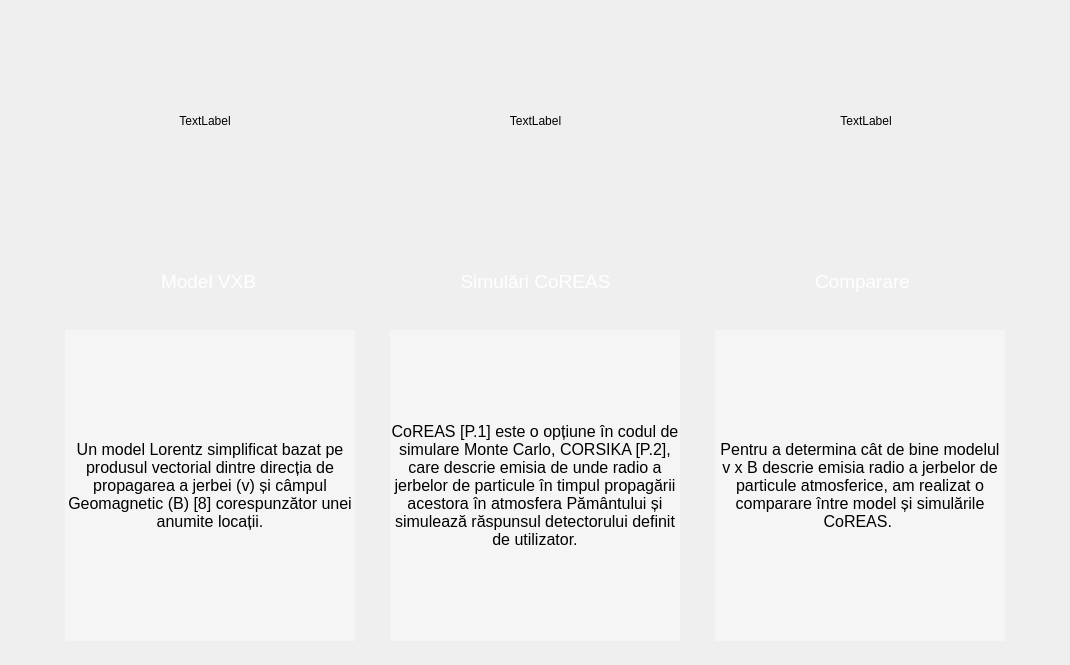
<?xml version="1.0" encoding="UTF-8"?>
<ui version="4.0">
 <class>Dialogr10</class>
 <widget class="QDialog" name="Dialogr10">
  <property name="geometry">
   <rect>
    <x>0</x>
    <y>0</y>
    <width>1070</width>
    <height>665</height>
   </rect>
  </property>
  <property name="windowTitle">
   <string>Dialog</string>
  </property>
  <property name="styleSheet">
   <string notr="true">#Dialogr10{
background-color: url transparent;
border-image: url(:bk1.jpg);
background: none;
border:  none;
background-repeat: none;
}</string>
  </property>
  <widget class="QWidget" name="layoutWidget">
   <property name="geometry">
    <rect>
     <x>30</x>
     <y>230</y>
     <width>1011</width>
     <height>102</height>
    </rect>
   </property>
   <layout class="QHBoxLayout" name="horizontalLayout">
    <property name="spacing">
     <number>20</number>
    </property>
    <property name="leftMargin">
     <number>25</number>
    </property>
    <property name="rightMargin">
     <number>25</number>
    </property>
    <item>
     <widget class="QPushButton" name="pushButton">
      <property name="minimumSize">
       <size>
        <width>0</width>
        <height>100</height>
       </size>
      </property>
      <property name="palette">
       <palette>
        <active>
         <colorrole role="ButtonText">
          <brush brushstyle="SolidPattern">
           <color alpha="255">
            <red>255</red>
            <green>255</green>
            <blue>255</blue>
           </color>
          </brush>
         </colorrole>
        </active>
        <inactive>
         <colorrole role="ButtonText">
          <brush brushstyle="SolidPattern">
           <color alpha="255">
            <red>255</red>
            <green>255</green>
            <blue>255</blue>
           </color>
          </brush>
         </colorrole>
        </inactive>
        <disabled>
         <colorrole role="ButtonText">
          <brush brushstyle="SolidPattern">
           <color alpha="255">
            <red>120</red>
            <green>120</green>
            <blue>120</blue>
           </color>
          </brush>
         </colorrole>
        </disabled>
       </palette>
      </property>
      <property name="font">
       <font>
        <pointsize>14</pointsize>
       </font>
      </property>
      <property name="styleSheet">
       <string notr="true">#pushButton {
background-color: url transparent;
border-image: url(:un3.png);
background: none;
border:  none;
background-repeat: none;
}
#pushButton:hover
{
border-image: url(:un1.png);
}
#pushButton:pressed
{
border-image: url(:un2.png);
}</string>
      </property>
      <property name="text">
       <string>Model VXB</string>
      </property>
     </widget>
    </item>
    <item>
     <widget class="QPushButton" name="pushButton_2">
      <property name="minimumSize">
       <size>
        <width>0</width>
        <height>100</height>
       </size>
      </property>
      <property name="palette">
       <palette>
        <active>
         <colorrole role="ButtonText">
          <brush brushstyle="SolidPattern">
           <color alpha="255">
            <red>255</red>
            <green>255</green>
            <blue>255</blue>
           </color>
          </brush>
         </colorrole>
        </active>
        <inactive>
         <colorrole role="ButtonText">
          <brush brushstyle="SolidPattern">
           <color alpha="255">
            <red>255</red>
            <green>255</green>
            <blue>255</blue>
           </color>
          </brush>
         </colorrole>
        </inactive>
        <disabled>
         <colorrole role="ButtonText">
          <brush brushstyle="SolidPattern">
           <color alpha="255">
            <red>120</red>
            <green>120</green>
            <blue>120</blue>
           </color>
          </brush>
         </colorrole>
        </disabled>
       </palette>
      </property>
      <property name="font">
       <font>
        <pointsize>14</pointsize>
       </font>
      </property>
      <property name="styleSheet">
       <string notr="true">#pushButton_2 {
background-color: url transparent;
border-image: url(:un3.png);
background: none;
border:  none;
background-repeat: none;
}
#pushButton_2:hover
{
border-image: url(:un1.png);
}
#pushButton_2:pressed
{
border-image: url(:un2.png);
}</string>
      </property>
      <property name="text">
       <string>Simulări CoREAS</string>
      </property>
     </widget>
    </item>
    <item>
     <widget class="QPushButton" name="pushButton_3">
      <property name="minimumSize">
       <size>
        <width>0</width>
        <height>100</height>
       </size>
      </property>
      <property name="palette">
       <palette>
        <active>
         <colorrole role="ButtonText">
          <brush brushstyle="SolidPattern">
           <color alpha="255">
            <red>255</red>
            <green>255</green>
            <blue>255</blue>
           </color>
          </brush>
         </colorrole>
        </active>
        <inactive>
         <colorrole role="ButtonText">
          <brush brushstyle="SolidPattern">
           <color alpha="255">
            <red>255</red>
            <green>255</green>
            <blue>255</blue>
           </color>
          </brush>
         </colorrole>
        </inactive>
        <disabled>
         <colorrole role="ButtonText">
          <brush brushstyle="SolidPattern">
           <color alpha="255">
            <red>120</red>
            <green>120</green>
            <blue>120</blue>
           </color>
          </brush>
         </colorrole>
        </disabled>
       </palette>
      </property>
      <property name="font">
       <font>
        <pointsize>14</pointsize>
       </font>
      </property>
      <property name="styleSheet">
       <string notr="true">#pushButton_3 {
background-color: url transparent;
border-image: url(:un3.png);
background: none;
border:  none;
background-repeat: none;
}
#pushButton_3:hover
{
border-image: url(:un1.png);
}
#pushButton_3:pressed
{
border-image: url(:un2.png);
}</string>
      </property>
      <property name="text">
       <string>Comparare</string>
      </property>
     </widget>
    </item>
   </layout>
  </widget>
  <widget class="QWidget" name="layoutWidget">
   <property name="geometry">
    <rect>
     <x>30</x>
     <y>330</y>
     <width>1011</width>
     <height>311</height>
    </rect>
   </property>
   <layout class="QHBoxLayout" name="horizontalLayout_2">
    <property name="spacing">
     <number>30</number>
    </property>
    <property name="leftMargin">
     <number>30</number>
    </property>
    <property name="rightMargin">
     <number>30</number>
    </property>
    <item>
     <widget class="QLabel" name="label">
      <property name="minimumSize">
       <size>
        <width>290</width>
        <height>0</height>
       </size>
      </property>
      <property name="maximumSize">
       <size>
        <width>290</width>
        <height>16777215</height>
       </size>
      </property>
      <property name="font">
       <font>
        <pointsize>12</pointsize>
       </font>
      </property>
      <property name="styleSheet">
       <string notr="true">background-color:rgba(255, 255, 255, 100)</string>
      </property>
      <property name="text">
       <string>Un model Lorentz simplificat bazat pe produsul vectorial dintre direcția de propagarea a jerbei (v) și câmpul Geomagnetic (B) [8] corespunzător unei anumite locații.</string>
      </property>
      <property name="textFormat">
       <enum>Qt::RichText</enum>
      </property>
      <property name="scaledContents">
       <bool>true</bool>
      </property>
      <property name="alignment">
       <set>Qt::AlignCenter</set>
      </property>
      <property name="wordWrap">
       <bool>true</bool>
      </property>
      <property name="margin">
       <number>5</number>
      </property>
     </widget>
    </item>
    <item>
     <widget class="QLabel" name="label_2">
      <property name="minimumSize">
       <size>
        <width>290</width>
        <height>0</height>
       </size>
      </property>
      <property name="maximumSize">
       <size>
        <width>290</width>
        <height>16777215</height>
       </size>
      </property>
      <property name="font">
       <font>
        <pointsize>12</pointsize>
       </font>
      </property>
      <property name="styleSheet">
       <string notr="true">background-color:rgba(255, 255, 255, 100)</string>
      </property>
      <property name="text">
       <string>CoREAS [P.1] este o opțiune în codul de simulare Monte Carlo, CORSIKA [P.2], care descrie emisia de unde radio a jerbelor de particule în timpul propagării acestora în atmosfera Pământului și simulează răspunsul detectorului definit de utilizator.</string>
      </property>
      <property name="textFormat">
       <enum>Qt::RichText</enum>
      </property>
      <property name="scaledContents">
       <bool>true</bool>
      </property>
      <property name="alignment">
       <set>Qt::AlignCenter</set>
      </property>
      <property name="wordWrap">
       <bool>true</bool>
      </property>
      <property name="margin">
       <number>5</number>
      </property>
     </widget>
    </item>
    <item>
     <widget class="QLabel" name="label_3">
      <property name="minimumSize">
       <size>
        <width>290</width>
        <height>0</height>
       </size>
      </property>
      <property name="maximumSize">
       <size>
        <width>290</width>
        <height>16777215</height>
       </size>
      </property>
      <property name="font">
       <font>
        <pointsize>12</pointsize>
       </font>
      </property>
      <property name="styleSheet">
       <string notr="true">background-color:rgba(255, 255, 255, 100)</string>
      </property>
      <property name="text">
       <string>Pentru a determina cât de bine modelul v x B descrie emisia radio a jerbelor de particule atmosferice, am realizat o comparare între model și simulările CoREAS.  </string>
      </property>
      <property name="textFormat">
       <enum>Qt::RichText</enum>
      </property>
      <property name="alignment">
       <set>Qt::AlignCenter</set>
      </property>
      <property name="wordWrap">
       <bool>true</bool>
      </property>
      <property name="margin">
       <number>5</number>
      </property>
     </widget>
    </item>
   </layout>
  </widget>
  <widget class="QWidget" name="layoutWidget">
   <property name="geometry">
    <rect>
     <x>30</x>
     <y>10</y>
     <width>1011</width>
     <height>221</height>
    </rect>
   </property>
   <layout class="QHBoxLayout" name="horizontalLayout_3">
    <property name="spacing">
     <number>20</number>
    </property>
    <property name="leftMargin">
     <number>20</number>
    </property>
    <property name="rightMargin">
     <number>20</number>
    </property>
    <item>
     <widget class="QLabel" name="label_4">
      <property name="text">
       <string>TextLabel</string>
      </property>
      <property name="alignment">
       <set>Qt::AlignCenter</set>
      </property>
     </widget>
    </item>
    <item>
     <widget class="QLabel" name="label_5">
      <property name="text">
       <string>TextLabel</string>
      </property>
      <property name="alignment">
       <set>Qt::AlignCenter</set>
      </property>
     </widget>
    </item>
    <item>
     <widget class="QLabel" name="label_6">
      <property name="text">
       <string>TextLabel</string>
      </property>
      <property name="alignment">
       <set>Qt::AlignCenter</set>
      </property>
     </widget>
    </item>
   </layout>
  </widget>
 </widget>
 <resources/>
 <connections/>
</ui>
